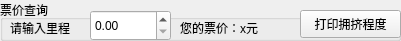
  <widget class="QGroupBox" name="groupBox_13">
   <property name="geometry">
    <rect>
     <x>10</x>
     <y>410</y>
     <width>401</width>
     <height>41</height>
    </rect>
   </property>
   <property name="title">
    <string>票价查询</string>
   </property>
   <widget class="QLabel" name="label_15">
    <property name="geometry">
     <rect>
      <x>10</x>
      <y>20</y>
      <width>81</width>
      <height>16</height>
     </rect>
    </property>
    <property name="text">
     <string>请输入里程</string>
    </property>
   </widget>
   <widget class="QDoubleSpinBox" name="DistBox">
    <property name="geometry">
     <rect>
      <x>90</x>
      <y>10</y>
      <width>81</width>
      <height>31</height>
     </rect>
    </property>
    <property name="maximum">
     <double>999999.000000000000000</double>
    </property>
   </widget>
   <widget class="QLabel" name="label_16">
    <property name="geometry">
     <rect>
      <x>180</x>
      <y>20</y>
      <width>61</width>
      <height>16</height>
     </rect>
    </property>
    <property name="text">
     <string>您的票价：</string>
    </property>
   </widget>
   <widget class="QLabel" name="Dist_Label">
    <property name="geometry">
     <rect>
      <x>240</x>
      <y>20</y>
      <width>61</width>
      <height>16</height>
     </rect>
    </property>
    <property name="text">
     <string>x元</string>
    </property>
   </widget>
   <widget class="QPushButton" name="PrtTrafBtn">
    <property name="geometry">
     <rect>
      <x>300</x>
      <y>10</y>
      <width>101</width>
      <height>28</height>
     </rect>
    </property>
    <property name="text">
     <string>打印拥挤程度</string>
    </property>
   </widget>
  </widget>
